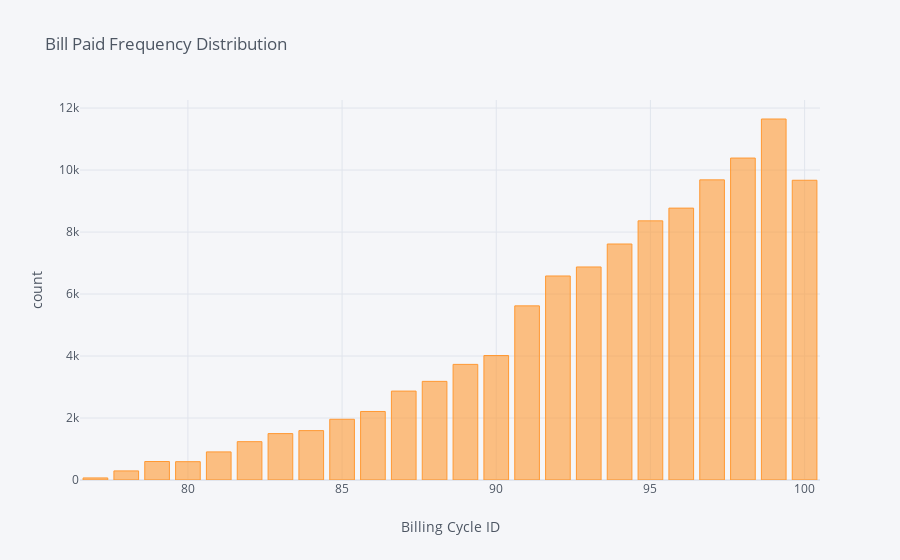

Notebook source saved alongside this figure:
### Code cell
month_wise_billpaid_count(combined_df)

### Figure 1 — Plotly figure (JSON) as saved in the notebook; plotly's stock layout.template omitted (floating-point values rounded to 4 significant figures)
{"data": [{"marker": {"color": "rgba(255, 153, 51, 0.6)", "line": {"color": "rgba(255, 153, 51, 1.0)", "width": 1}}, "name": "billing_cycle_id", "orientation": "v", "text": "", "type": "bar", "x": [99, 98, 97, 100, 96, 95, 94, 93, 92, 91, 90, 89, 88, 87, 86, 85, 84, 83, 82, 81, 79, 80, 78, 77], "y": [11647, 10387, 9683, 9671, 8772, 8361, 7614, 6873, 6582, 5618, 4016, 3730, 3182, 2869, 2211, 1959, 1593, 1497, 1237, 906, 597, 591, 293, 66]}], "layout": {"legend": {"bgcolor": "#F5F6F9", "font": {"color": "#4D5663"}}, "paper_bgcolor": "#F5F6F9", "plot_bgcolor": "#F5F6F9", "title": {"font": {"color": "#4D5663"}, "text": "Bill Paid Frequency Distribution"}, "xaxis": {"gridcolor": "#E1E5ED", "showgrid": true, "tickfont": {"color": "#4D5663"}, "title": {"font": {"color": "#4D5663"}, "text": "Billing Cycle ID"}, "zerolinecolor": "#E1E5ED"}, "yaxis": {"gridcolor": "#E1E5ED", "showgrid": true, "tickfont": {"color": "#4D5663"}, "title": {"font": {"color": "#4D5663"}, "text": "count"}, "zerolinecolor": "#E1E5ED"}}}
